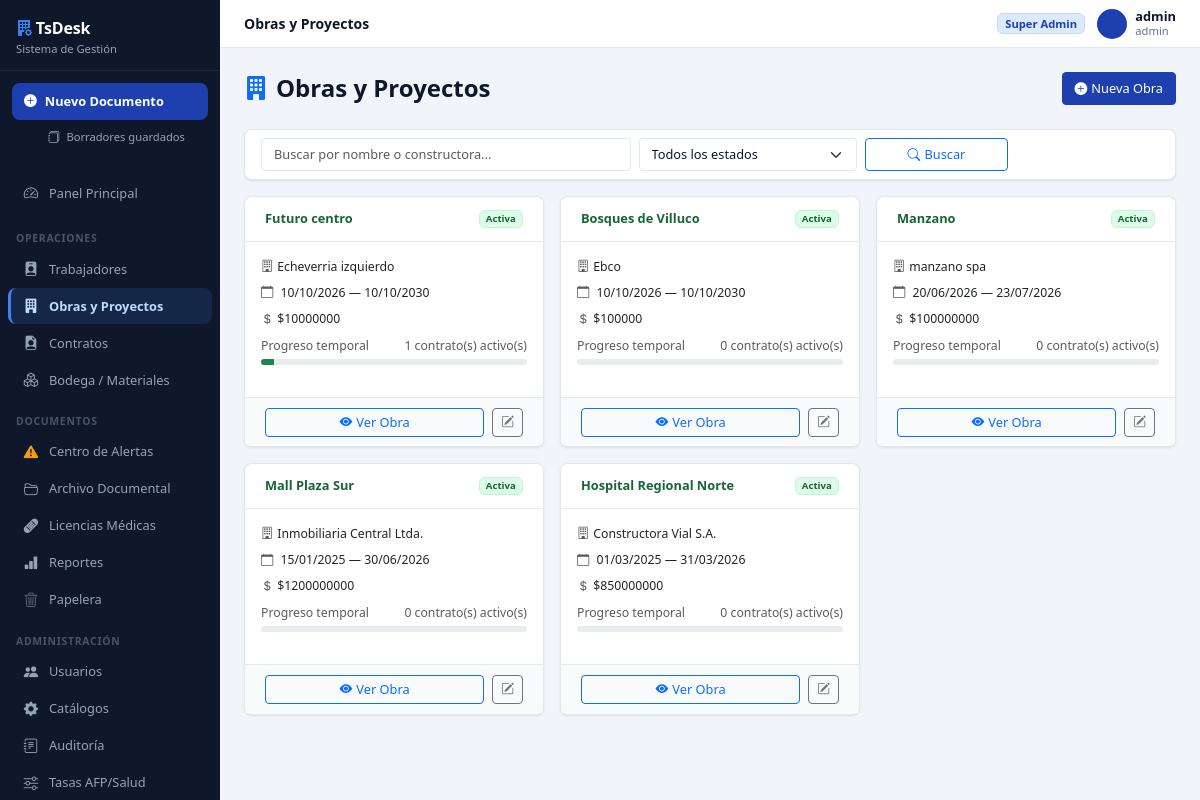
The page /obras/ (signed in) on the database as committed earlier.
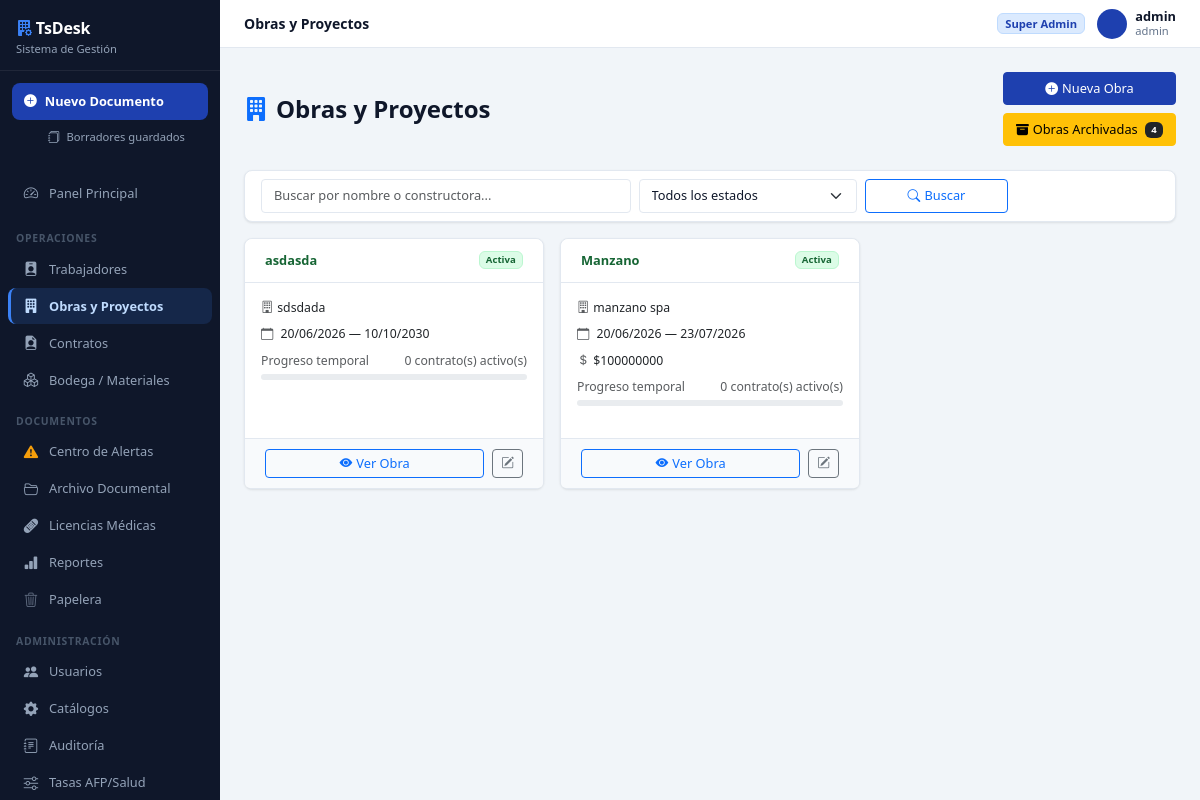
The same page on the database as committed later.
### core/models.py (models this page shows, shortened)
class Obra(models.Model):
    ESTADO_CHOICES = [('Activa', 'Activa'), ('Pausada', 'Pausada'), ('Cerrada', 'Cerrada')]
    empresa = models.ForeignKey(
        'ConfigEmpresa',
        on_delete=models.SET_NULL,
        null=True, blank=True,
        related_name='obras',
        verbose_name='Empresa Contratista',
    )
    nombre = models.CharField(max_length=150)
    constructora_mandante = models.CharField(max_length=150, blank=True)
    direccion = models.CharField(max_length=300, blank=True, verbose_name='Dirección / Ubicación de la Obra')
    monto_proyecto = models.DecimalField(max_digits=15, decimal_places=2, null=True, blank=True)
    fecha_inicio = models.DateField()
    fecha_termino_estimada = models.DateField()
    fecha_termino_real = models.DateField(null=True, blank=True)
    estado = models.CharField(max_length=20, choices=ESTADO_CHOICES, default='Activa')
    observaciones = models.TextField(blank=True)
    archivada = models.BooleanField(default=False)
    creado_el = models.DateTimeField(default=timezone.now)
    activo = models.BooleanField(default=True)
    class Meta:
        verbose_name = 'Obra'
        verbose_name_plural = 'Obras'
        ordering = ['-creado_el']
    @property
    def contratos_vigentes_count(self):
        return self.contratos.filter(estado='Vigente', activo=True).count()

### core/views/obras.py (the view)
# urls.py: path('obras/', views.obras_list, name='obras_list'),
@login_required
def obras_list(request):
    q = request.GET.get('q', '')
    estado = request.GET.get('estado', '')
    qs = Obra.objects.filter(activo=True, archivada=False)
    if q:
        qs = qs.filter(Q(nombre__icontains=q) | Q(constructora_mandante__icontains=q))
    if estado:
        qs = qs.filter(estado=estado)
    archivadas = Obra.objects.filter(activo=True, archivada=True).order_by('nombre')
    context = {'obras': qs, 'q': q, 'estado': estado, 'archivadas': archivadas}
    return render(request, 'obras/list.html', context)

### templates/obras/list.html (shortened to what this page needs)
{% extends 'base.html' %}
{% block page_title %}Obras y Proyectos{% endblock %}
{% block content %}
<div class="d-flex justify-content-between align-items-center mb-4">
  <h4 class="mb-0 fw-bold"><i class="bi bi-building-fill text-primary me-2"></i>Obras y Proyectos</h4>
  <div class="d-flex flex-column gap-2 align-items-end">
    <a href="{% url 'obra_create' %}" class="btn btn-primary w-100"><i class="bi bi-plus-circle-fill me-1"></i>Nueva Obra</a>
    {% if archivadas %}
    <button type="button" class="btn btn-warning w-100"
            data-bs-toggle="collapse" data-bs-target="#collapseArchivadas">
      <i class="bi bi-archive-fill me-1"></i>Obras Archivadas
      <span class="badge bg-dark ms-1">{{ archivadas|length }}</span>
    </button>
    {% endif %}
  </div>
</div>
<div class="card border-0 shadow-sm mb-3">
  <div class="card-body py-2">
    <form method="get" class="row g-2 align-items-end">
      <div class="col-md-5">
        <input type="text" name="q" value="{{ q }}" class="form-control" placeholder="Buscar por nombre o constructora...">
      </div>
      <div class="col-md-3">
        <select name="estado" class="form-select">
          <option value="">Todos los estados</option>
        </select>
      </div>
      <div class="col-md-2">
        <button type="submit" class="btn btn-outline-primary w-100"><i class="bi bi-search me-1"></i>Buscar</button>
      </div>
    </form>
  </div>
</div>
<div class="row g-3">
  {% for obra in obras %}
  <div class="col-md-6 col-lg-4">
    <div class="card border-0 shadow-sm h-100">
      <div class="card-header d-flex justify-content-between align-items-center"
           style="{% if obra.estado == 'Activa' %}background:#dcfce7;color:#166534{% elif obra.estado == 'Pausada' %}background:var(--c-warning-soft);color:#78350f{% elif obra.estado == 'Cerrada' %}background:var(--c-warning-soft);color:#78350f{% else %}background:#f1f5f9;color:var(--c-muted){% endif %}">
        <strong style="font-size:var(--text-sm)">{{ obra.nombre }}</strong>
        <span class="badge {% if obra.estado == 'Activa' %}badge-vigente{% elif obra.estado == 'Cerrada' %}badge-cerrada{% else %}badge-archivada{% endif %}">
          {% if obra.estado == 'Cerrada' %}En cierre{% else %}{{ obra.estado }}{% endif %}
        </span>
      </div>
      <div class="card-body">
        <div class="small mb-2"><i class="bi bi-building me-1 text-muted"></i>{{ obra.constructora_mandante }}</div>
        <div class="small mb-2">
          <i class="bi bi-calendar me-1 text-muted"></i>
          {{ obra.fecha_inicio|date:"d/m/Y" }} &mdash; {{ obra.fecha_termino_estimada|date:"d/m/Y" }}
        </div>
        {% if obra.monto_proyecto %}
        <div class="small mb-2"><i class="bi bi-currency-dollar me-1 text-muted"></i>${{ obra.monto_proyecto|floatformat:0 }}</div>
        {% endif %}
        <div class="mb-3">
          <div class="d-flex justify-content-between small text-muted mb-1">
            <span>Progreso temporal</span>
            <span>{{ obra.contratos_vigentes_count }} contrato(s) activo(s)</span>
          </div>
          <div class="progress" style="height:6px">
            <div class="progress-bar bg-{% if obra.estado == 'Activa' %}success{% elif obra.estado == 'Pausada' %}warning{% else %}secondary{% endif %}"
                 style="width:{% widthratio obra.contratos_vigentes_count 20 100 %}%"></div>
          </div>
        </div>
      </div>
      <div class="card-footer bg-white border-0 d-flex gap-2">
        <a href="{% url 'obra_detail' obra.pk %}" class="btn btn-sm btn-outline-primary flex-grow-1">
          <i class="bi bi-eye-fill me-1"></i>Ver Obra
        </a>
        <a href="{% url 'obra_edit' obra.pk %}" class="btn btn-sm btn-outline-secondary" title="Editar">
          <i class="bi bi-pencil-square"></i>
        </a>
      </div>
    </div>
  </div>
  {% empty %}
  <div class="col-12 text-center py-5 text-muted">
    <i class="bi bi-building fs-1 d-block mb-2"></i>No se encontraron obras.
  </div>
  {% endfor %}
</div>
{% endblock %}

Rows that differ between the two databases and show on the page:
no longer on this page (row edited): Obra: nombre "Futuro centro", estado "Activa", constructora_mandante "Echeverria izquierdo", fecha_inicio "10/10/2026", fecha_termino_estimada "10/10/2030", monto_proyecto "10000000", contratos_vigentes_count "1"
no longer on this page (row edited): Obra: nombre "Bosques de Villuco", estado "Activa", constructora_mandante "Ebco", fecha_inicio "10/10/2026", fecha_termino_estimada "10/10/2030", monto_proyecto "100000", contratos_vigentes_count "0"
no longer on this page (row edited): Obra: nombre "Mall Plaza Sur", estado "Activa", constructora_mandante "Inmobiliaria Central Ltda.", fecha_inicio "15/01/2025", fecha_termino_estimada "30/06/2026", monto_proyecto "1200000000", contratos_vigentes_count "0"
no longer on this page (row edited): Obra: nombre "Hospital Regional Norte", estado "Activa", constructora_mandante "Constructora Vial S.A.", fecha_inicio "01/03/2025", fecha_termino_estimada "31/03/2026", monto_proyecto "850000000", contratos_vigentes_count "0"
added Obra: nombre "asdasda", estado "Activa", constructora_mandante "sdsdada", fecha_inicio "20/06/2026", fecha_termino_estimada "10/10/2030", contratos_vigentes_count "0"
Other text that changed with them:
{{ archivadas|length }}: (not shown) → "4"
text now shown: "Obras Archivadas"
